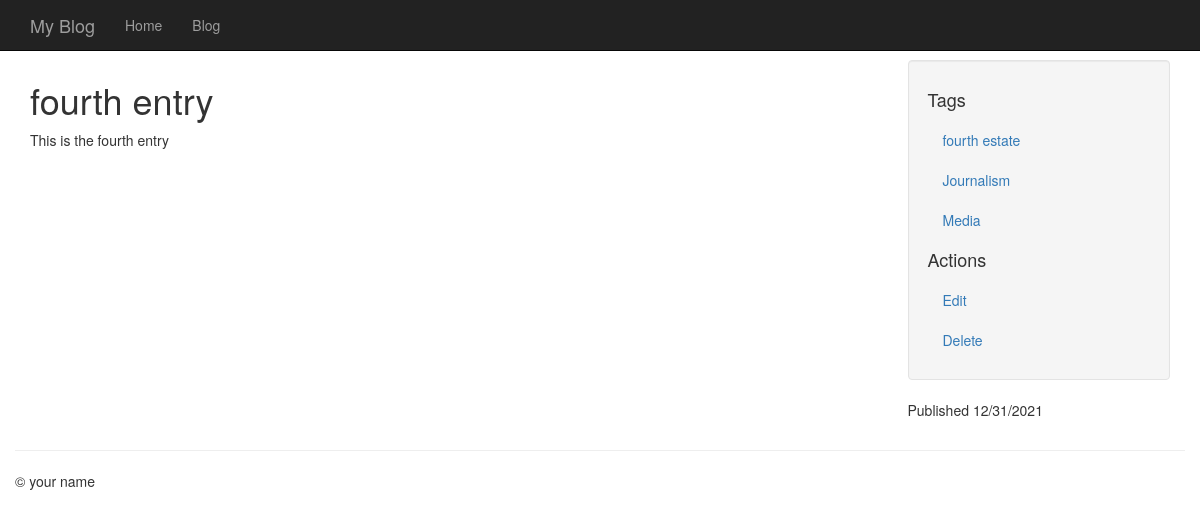
The app's page /entries/fourth-entry/ with its own data.
### app/models.py (models this page shows, shortened)
class Entry(db.Model):
    STATUS_PUBLIC = 0
    STATUS_DRAFT = 1
    STATUS_DELETED = 2
    id = db.Column(db.Integer, primary_key=True)
    title = db.Column(db.String(100))
    slug = db.Column(db.String(100), unique=True)
    body = db.Column(db.Text)
    status = db.Column(db.SmallInteger, default=STATUS_PUBLIC)
    created_timestamp = db.Column(db.DateTime, default=datetime.datetime.now)
    modified_timestamp = db.Column(
                                db.DateTime,
                                default=datetime.datetime.now,
                                onupdate=datetime.datetime.now)
    tags = db.relationship('Tag', secondary=entry_tags,
        backref=db.backref('entries', lazy='dynamic'))

class Tag(db.Model):
    id = db.Column(db.Integer, primary_key=True)
    name = db.Column(db.String(64))
    slug = db.Column(db.String(64), unique=True)

### app/entries/blueprint.py (the view)
@entries.route('/<slug>/')
def detail(slug):
    entry = get_entry_or_404(slug)
    return render_template('entries/detail.html', entry=entry)

### app/__init__.py (called while the page is built)
def create_app(config_class=Configuration):
    app = Flask(__name__)
    app.config.from_object(config_class) # use value from our configuration object
    db.init_app(app)
    migrate.init_app(app, db)
    login_manager.init_app(app)
    bootstrap.init_app(app)
    bcrypt.init_app(app)
    from app.views import views
    app.register_blueprint(views, url_prefix='/')
    from app.entries.blueprint import entries
    app.register_blueprint(entries, url_prefix='/entries')
    @app.before_request
    def _before_request():
        g.user = current_user
    return app

### app/entries/blueprint.py (called while the page is built)
def get_entry_or_404(slug):
    valid_statuses = (Entry.STATUS_PUBLIC, Entry.STATUS_DRAFT)
    return (Entry.query.filter((Entry.slug==slug) & (Entry.status.in_(valid_statuses))).first_or_404())

### app/entries/templates/entries/detail.html (shortened to what this page needs)
{% extends "base.html" %}
{% block content_title %} {{ entry.title }} {% endblock %}
{% block sidebar %}
    <ul class="well nav nav-list">
        <li><h4>Tags</h4></li>
        {% for tag in entry.tags %}
            <li><a href="{{ url_for('entries.tag_detail', slug=tag.slug) }}">{{ tag.name }}</a></li>
        {% endfor %}
        <li><h4>Actions</h4></li>
        <li><a href="{{ url_for('entries.edit', slug=entry.slug) }}">Edit</a></li>
        <li><a href="{{ url_for('entries.delete', slug=entry.slug) }}">Delete</a></li>
    </ul>
    <p>Published {{ entry.created_timestamp.strftime('%m/%d/%Y') }}</p>
{% endblock %}
{% block content %}
    {{ entry.body }}
{% endblock %}

### app/templates/base.html (style rules this page uses)
body { padding-top: 60px; }

### records on screen
Entry: title "fourth entry", body "This is the fourth entry", created_timestamp "12/31/2021"
Tag: name "fourth estate"
Tag: name "Journalism"
Tag: name "Media"
